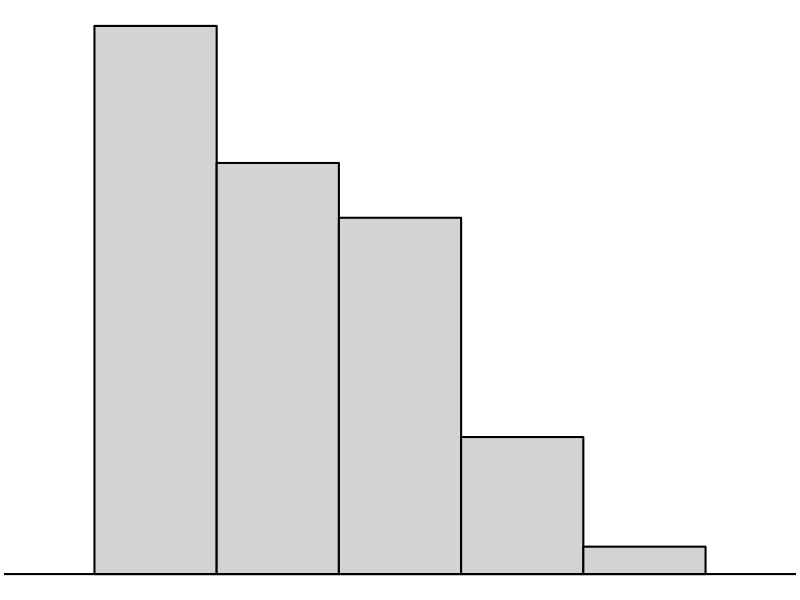
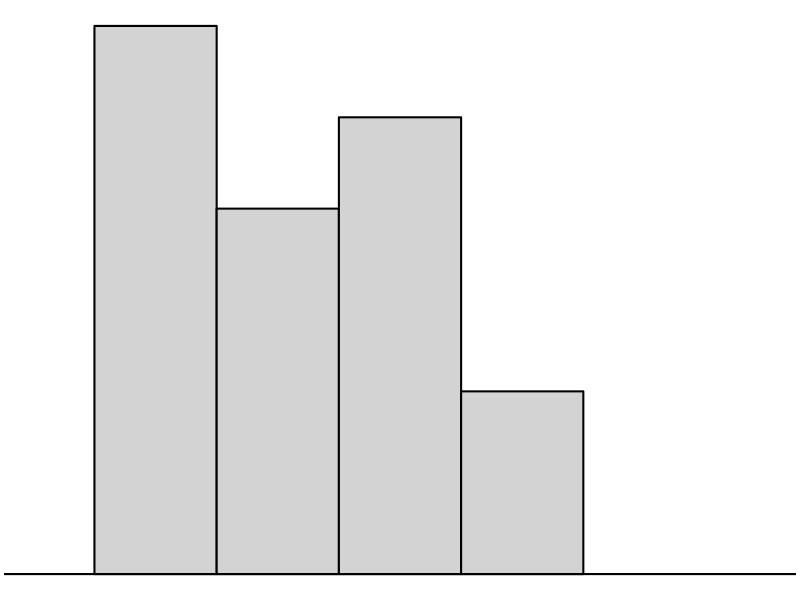
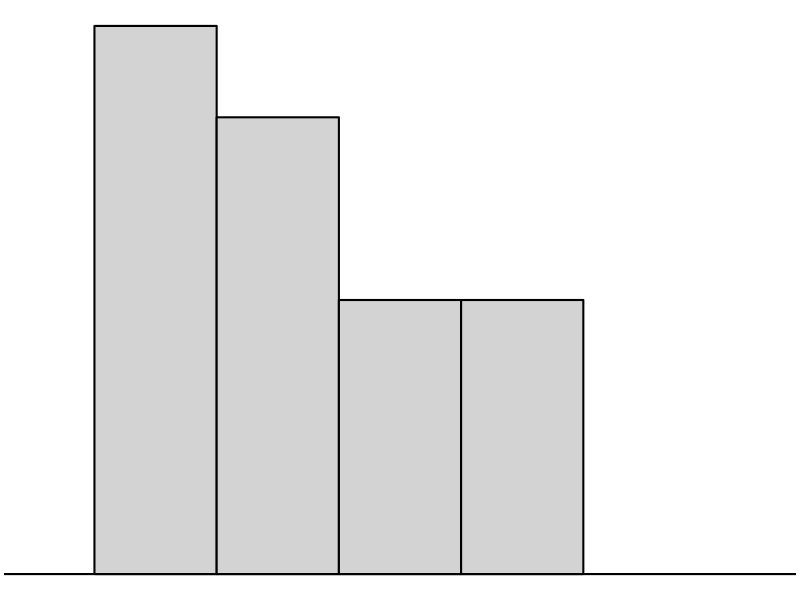
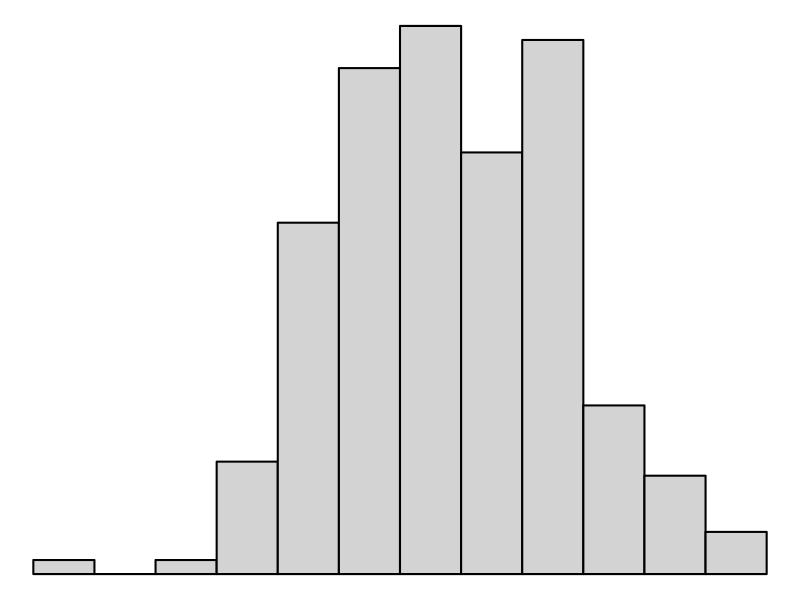
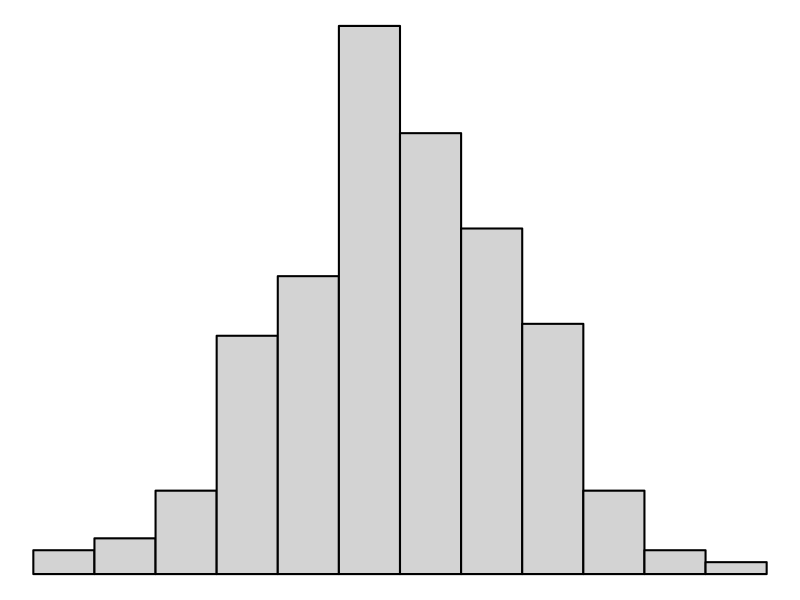

Write the R code that produced these figures, in order.
x = c(1,1,1,1,1,1,2,2,2,2,3,3,3,3,3,4,4)

xB = c(1,1,1,1,1,1,2,2,2,2,2,3,3,3,4,4,4)

y = c(rep(1, 200), rep(2,150), rep(3, 130), 
      rep(4, 50), rep(5, 10))


png(file="popHist.png", width=600, height=350)
line = par(lwd=2, mar=c(0.2,0.2,0.2,0.2))
hist(y, breaks = c(0.5,1.5,2.5,3.5,4.5,5.5),
axes = FALSE, xlab="", ylab="", main="", xlim = c(0,6))
abline(a=0, b=0, col="black", lwd=2)
dev.off()

png(file="sampHist.png", width=600, height=350)
line = par(lwd=2, mar=c(0.2,0.2,0.2,0.2))
hist(x, breaks = c(0.5,1.5,2.5,3.5,4.5),
axes = FALSE, xlab="", ylab="", main="", xlim = c(0,6))
abline(a=0, b=0, col="black", lwd=2)
dev.off()

png(file="bootsampHist.png", width=600, height=350)
line = par(lwd=2, mar=c(0.2,0.2,0.2,0.2))
hist(xB, breaks = c(0.5,1.5,2.5,3.5,4.5),
     axes = FALSE, xlab="", ylab="", main="", xlim = c(0,6))
abline(a=0, b=0, col="black", lwd=2)
dev.off()

z = rnorm(n=200)
png(file="samplingDist.png", width=600, height=350)
line = par(lwd=2, mar=c(0.2,0.2,0.2,0.2))
hist(z,
axes = FALSE, xlab="", ylab="", main="")
dev.off()

set.seed(42)
zB = rnorm(n=200)
png(file="bootsamplingDist.png", width=600, height=350)
line = par(lwd=2, mar=c(0.2,0.2,0.2,0.2))
hist(zB,
     axes = FALSE, xlab="", ylab="", main="")
dev.off()
